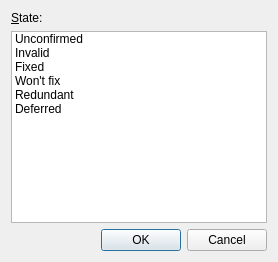
<?xml version="1.0" encoding="UTF-8"?>
<ui version="4.0">
 <author>GOU Lingfeng</author>
 <class>gapr::fix::ErrorStateDialog</class>
 <widget class="QDialog" name="gapr::fix::ErrorStateDialog">
  <property name="geometry">
   <rect>
    <x>0</x>
    <y>0</y>
    <width>307</width>
    <height>317</height>
   </rect>
  </property>
  <property name="windowTitle">
   <string>Change error state</string>
  </property>
  <layout class="QVBoxLayout" name="verticalLayout">
   <property name="sizeConstraint">
    <enum>QLayout::SetFixedSize</enum>
   </property>
   <item>
    <widget class="QLabel" name="label">
     <property name="minimumSize">
      <size>
       <width>240</width>
       <height>0</height>
      </size>
     </property>
     <property name="text">
      <string>&amp;State:</string>
     </property>
     <property name="buddy">
      <cstring>list</cstring>
     </property>
    </widget>
   </item>
   <item>
    <widget class="QListWidget" name="list">
     <item>
      <property name="text">
       <string>Unconfirmed</string>
      </property>
      <property name="toolTip">
       <string>Newly reported error.</string>
      </property>
     </item>
     <item>
      <property name="text">
       <string>Invalid</string>
      </property>
      <property name="toolTip">
       <string>Actually not an error.</string>
      </property>
     </item>
     <item>
      <property name="text">
       <string>Fixed</string>
      </property>
      <property name="toolTip">
       <string>The reported error is fixed.</string>
      </property>
     </item>
     <item>
      <property name="text">
       <string>Won't fix</string>
      </property>
      <property name="toolTip">
       <string>The error is valid, but cannot be fixed.</string>
      </property>
     </item>
     <item>
      <property name="text">
       <string>Redundant</string>
      </property>
      <property name="toolTip">
       <string>The error is implied by another error report.</string>
      </property>
     </item>
     <item>
      <property name="text">
       <string>Deferred</string>
      </property>
      <property name="toolTip">
       <string>The error is deferred; need more information to resolve.</string>
      </property>
     </item>
    </widget>
   </item>
   <item>
    <widget class="QDialogButtonBox" name="button_box">
     <property name="orientation">
      <enum>Qt::Horizontal</enum>
     </property>
     <property name="standardButtons">
      <set>QDialogButtonBox::Cancel|QDialogButtonBox::Ok</set>
     </property>
    </widget>
   </item>
  </layout>
 </widget>
 <resources/>
 <connections/>
</ui>
